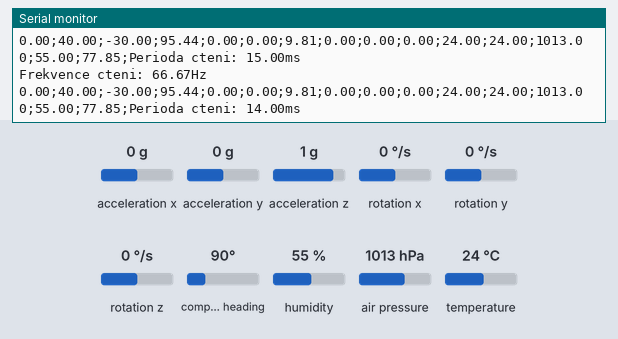
The program below on a simulated Arduino Nano, built with avr-gcc and run on an emulated ATmega328P. On the bench: the last lines printed to the serial monitor. The inputs (shaded band) are chosen by the test bench; at power-on: acceleration x 0 g, acceleration y 0 g, acceleration z 1 g, rotation x 0 °/s, rotation y 0 °/s, rotation z 0 °/s, compass heading 90°, humidity 55 %, air pressure 1013 hPa, temperature 24 °C.

Above: at 4.2 s.
4.3 s: acceleration x set to -0.2 g
At 5.1 s:
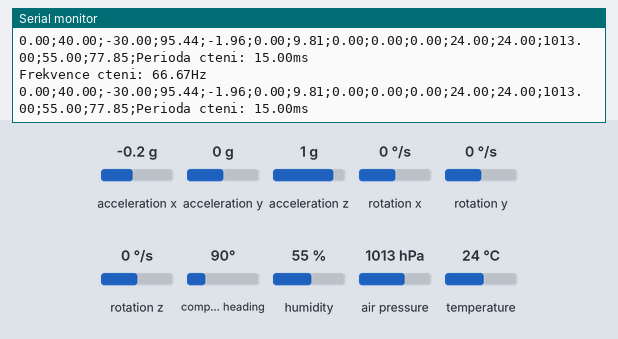
7.3 s: acceleration y set to -0.2 g
At 8.4 s:
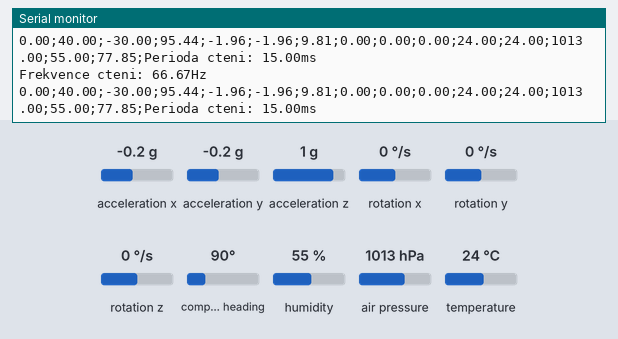
10.3 s: acceleration z set to 0.1 g
At 11.1 s:
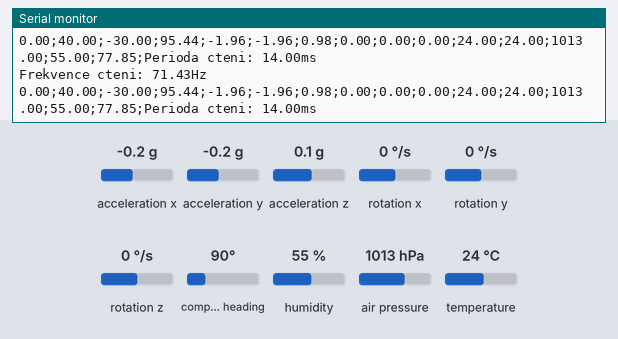
13.3 s: acceleration z set to -0.2 g
At 13.9 s:
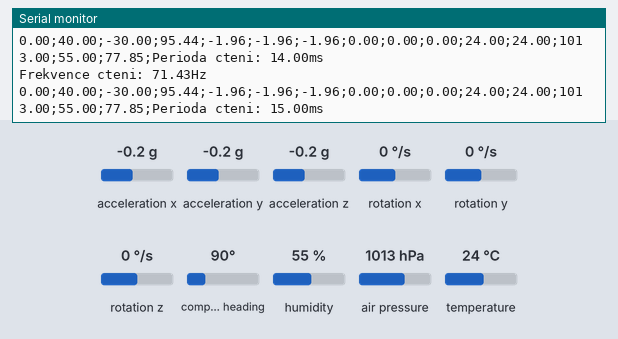
Timing chart, 0 to 16.3 s (numbered marks = the images above; inputs shaded):
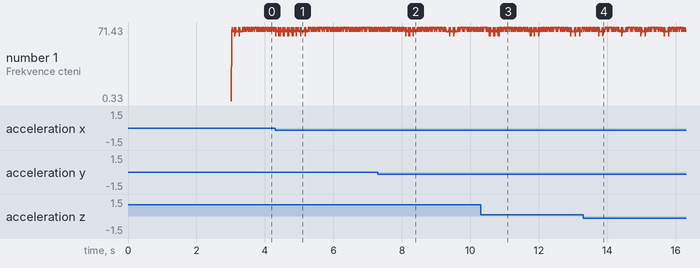

Measured:
- after the input at 4.3 s, the serial monitor: prints a new line at once (image 1)
- after the input at 7.3 s, the serial monitor: prints a new line at once (image 2)
- after the input at 10.3 s, the serial monitor: prints a new line at once (image 3)
- after the input at 13.3 s, the serial monitor: prints a new line at once (image 4)

The program:

main.cpp
```cpp
/*****************************************************
*                 RBM - Cvičení 3                    *
*      Komunikace se senzory BME, HMC a MPU          *
*         skrze komunikační protokol I2C             *
*                                                    *
*       Authors: Václav Horáček, Jan Holík           *
******************************************************/

//------------------ Import knihoven ------------------
#include <Wire.h>
#include <SPI.h>
#include <Adafruit_Sensor.h>
#include <Adafruit_BME280.h>
#include <Adafruit_MPU6050.h>
#include <Adafruit_HMC5883_U.h>

//------------------ Uzivatelska makra ------------------

// I2C adresy
#define BME_ADDRESS 0x76
#define MPU_ADRESS 0x69
#define HMC_ADDRESS 0x1E

// Konfigurace MPU
#define MPU_ACC_RANGE MPU6050_RANGE_2_G
#define MPU_GYRO_RANGE MPU6050_RANGE_250_DEG
#define MPU_FILTER_BANDWIDTH MPU6050_BAND_21_HZ

// Frekvence mereni [Hz]
#define FREQUENCY 50

// Perioda mereni [ms]
#define PERIOD (1/FREQUENCY)*1000.F

// Define baudrate
#define BAUDRATE 250000

// Konstanty pro vypocet
#define MAGNETIC_DECLINATION_BRNO 0.095 // Radiany
#define PRESSURE_BRNO 1022.4 // hPa

//------------------ Uzivatelska promenne ------------------

// Objekty trid senzorovych class
Adafruit_BME280 bme;
Adafruit_MPU6050 mpu;
Adafruit_HMC5883_Unified hmc;

// Casovac
long cycle_time = 0;

//------------------ Uzivatelske datove typy ------------------
struct TBmeData
{
  float temperature;
  float humidity;
  float pressure;
  float altitude;
};

struct THmcData
{
  // Magnetometer
  float x;
  float y;
  float z;

  float headingDegrees;
};

struct TMpuData
{
  // Accelerometer
  float a_x;
  float a_y;
  float a_z;

  // Gyroscope
  float gyro_x;
  float gyro_y;
  float gyro_z;

  // Calibration temperature
  float temp;
};


// Inicializace instanci datovych struktur pro senzory
struct THmcData hmc_data;
struct TMpuData mpu_data;
struct TBmeData bme_data;

//------------------ Uzivatelske funkce ------------------

// Inicializuje a testuje BME280
void bmeInit()
{
  Serial.println("Inicializace BME280");
  unsigned status = bme.begin(BME_ADDRESS);

  while(!status)
  {
    Serial.print("VAROVANI: Senzor BME280 nebyl nelezen na adrese: ");
    Serial.print(BME_ADDRESS);
    Serial.print('\n');
    Serial.println("Zkontroluj adresu senzoru, zapojeni a hardware!");
    delay(1000);
  }

  float temp_temp = 0;
  float temp_hum = 0;
  float temp_pres = 0;
  float temp_alti = 0;

  do
  {
    temp_temp = bme.readTemperature();
    temp_pres = bme.readPressure();
    temp_hum = bme.readHumidity();
    temp_alti = bme.readAltitude(PRESSURE_BRNO);

    if(temp_hum == 0 && temp_pres == 0 && temp_temp == 0 && temp_alti == 0)
      Serial.println("VAROVANI: Senzor BME280 necte validni hodnoty!");

    delay(1000);
  } while (temp_hum == 0 && temp_pres == 0 && temp_temp == 0 && temp_alti == 0);

  Serial.println("Senzor BME280 uspesne inicializovan \n");
}

// Inicializuje a testuje HMC5883
void hmcInit()
{
  Serial.println("Inicializace HMC5883");
  unsigned status = hmc.begin();
  while(!status)
  {
    Serial.print("VAROVANI: Senzor HMC5883 nebyl nelezen na adrese: ");
    Serial.print(HMC_ADDRESS);
    Serial.print('\n');
    Serial.println("Zkontroluj adresu senzoru, zapojeni a hardware!");
    delay(1000);
  }

  sensors_event_t event;

  do
  {
    hmc.getEvent(&event);

    if(event.magnetic.x == 0 && event.magnetic.y == 0 && event.magnetic.z == 0)
      Serial.println("VAROVANI: Senzor HMC5883 necte validni hodnoty!");

    delay(1000);
  } while (event.magnetic.x == 0 && event.magnetic.y == 0 && event.magnetic.y == 0);

  Serial.println("Senzor HMC5883 uspesne inicializovan \n");
}

// Inicializuje a testuje MPU6050
void mpuInit()
{
  Serial.println("Inicializace MPU6050");
  unsigned status = mpu.begin(MPU_ADRESS);

  while(!status)
  {
    Serial.print("VAROVANI: Senzor MPU6050 nebyl nelezen na adrese: ");
    Serial.print(MPU_ADRESS);
    Serial.print('\n');
    Serial.println("Zkontroluj adresu senzoru, zapojeni a hardware!");
    delay(1000);
  }

  mpu.setAccelerometerRange(MPU_ACC_RANGE);
  mpu.setGyroRange(MPU_GYRO_RANGE);
  mpu.setFilterBandwidth(MPU_FILTER_BANDWIDTH);

  sensors_event_t acc, gyro, temp;
  mpu.getEvent(&acc, &gyro, &temp);

  float check_sum = 0;

  do
  {
    mpu.getEvent(&acc, &gyro, &temp);

    check_sum = acc.acceleration.x + acc.acceleration.y + acc.acceleration.z + gyro.gyro.x + gyro.gyro.y + gyro.gyro.z + temp.temperature;

    if(check_sum == 0)
      Serial.println("VAROVANI: Senzor MPU6050 necte validni hodnoty!");

    delay(1000);
  } while (check_sum == 0);

  Serial.println("Senzor MPU6050 uspesne inicializovan \n");
}

struct TBmeData getBmeData(bool print_status)
{
  struct TBmeData temp_bme;

  temp_bme.temperature = bme.readTemperature();
  temp_bme.pressure = bme.readPressure();
  temp_bme.humidity = bme.readHumidity();
  temp_bme.altitude = bme.readAltitude(PRESSURE_BRNO);

  if (print_status)
  {
    //Serial.print("BME280 Teplota: ");
    Serial.print(temp_bme.temperature);
    Serial.print(";");

    //Serial.print("*C \nBME280 Tlak: ");
    Serial.print(temp_bme.pressure/100.F);
    Serial.print(";");

    //Serial.print("hPa\nBME280 Vlhkost: ");
    Serial.print(temp_bme.humidity);
    Serial.print(";");

    //Serial.print("%\nBME280 Nadmorska vyska: ");
    Serial.print(temp_bme.altitude);
    Serial.print(";");
    //Serial.print("m\n\n");
  }

  return temp_bme;
}

struct THmcData getHmcData(bool print_status)
{
  struct THmcData temp_hmc;

  sensors_event_t event;
  hmc.getEvent(&event);

  temp_hmc.x = event.magnetic.x;
  temp_hmc.y = event.magnetic.y;
  temp_hmc.z = event.magnetic.z;

  float heading = atan2(event.magnetic.y, event.magnetic.x); // Natoceni od severu
  heading += MAGNETIC_DECLINATION_BRNO; // Kompenzace

  // Kontrola otoceni
  if(heading < 0)
    heading += 2*PI;

  if(heading > 2*PI)
    heading -= 2*PI;

  // Radiany na stupne
  temp_hmc.headingDegrees = heading * 180/M_PI;

  if(print_status)
  {
    //Serial.print("HMC5883 X: ");
    Serial.print(temp_hmc.x );
    Serial.print(";");

    //Serial.print("uT, Y: ");
    Serial.print(temp_hmc.y);
    Serial.print(";");

    //Serial.print("uT, Z: ");
    Serial.print(temp_hmc.z);
    Serial.print(";");
    //Serial.print("uT \n HMC5883 Natoceni od severu: ");
    Serial.print(temp_hmc.headingDegrees);
    Serial.print(";");
    //Serial.print("*\n\n");
  }

  return temp_hmc;
}

struct TMpuData getMpuData(bool print_status)
{
  struct TMpuData temp_mpu;

  sensors_event_t acc, gyro, temp;
  mpu.getEvent(&acc, &gyro, &temp);

  temp_mpu.a_x = acc.acceleration.x;
  temp_mpu.a_y = acc.acceleration.y;
  temp_mpu.a_z = acc.acceleration.z;

  temp_mpu.gyro_x = gyro.gyro.x;
  temp_mpu.gyro_y = gyro.gyro.y;
  temp_mpu.gyro_z = gyro.gyro.z;

  temp_mpu.temp = temp.temperature;

  if(print_status)
  {
    //Serial.print("MPU6050 Zrychleni X: ");
    Serial.print(temp_mpu.a_x);
    Serial.print(";");


    //Serial.print("m/s^2, zrychleni Y: ");
    Serial.print(temp_mpu.a_y);
    Serial.print(";");

    //Serial.print("m/s^2, zrychleni Z: ");
    Serial.print(temp_mpu.a_z);
    Serial.print(";");

    //Serial.print("m/s^2 \n MPU6050 gyroskop X: ");
    Serial.print(temp_mpu.gyro_x );
    Serial.print(";");

    //Serial.print("rad/s,  gyroskop Y: ");
    Serial.print(temp_mpu.gyro_y);
    Serial.print(";");

    //Serial.print("rad/s, gyroskop Z: ");
    Serial.print(temp_mpu.gyro_z);
    Serial.print(";");

    //Serial.print("rad/s \n MPU6050 Teplota: ");
    Serial.print(temp_mpu.temp);
    Serial.print(";");
    //Serial.print("*C \n\n");

  }

  return temp_mpu;
}


//------------------ Setup - priprava periferii ------------------
void setup()
{
  // Inicializace serialu
  Serial.begin(BAUDRATE);

  // Kontroler ceka, dokud se serial nerozbehne
  while(!Serial)
    delay(10);

  // Inicializace senzoru
  hmcInit();
  mpuInit();
  bmeInit();

  // Cteni casu behu programu
  long cycle_time = millis();


}

//------------------ Main loop - hlavni smycka programu ------------------
void loop()
{


  float period = millis()-cycle_time;
  float frequency = 1000 / period;

  //tisk periody
  Serial.print("Perioda cteni: ");
  Serial.print(period);
  Serial.print("ms \n");

  //tisk frekvence
  Serial.print("Frekvence cteni: ");
  Serial.print(frequency);
  Serial.print("Hz \n");

  // Cteni casu behu programu
  cycle_time = millis();

  hmc_data = getHmcData(true);
  mpu_data = getMpuData(true);
  bme_data = getBmeData(true);

  //delay(PERIOD);  // Pokud nechceme zatezovat procesor mezi merenimi

}
```
